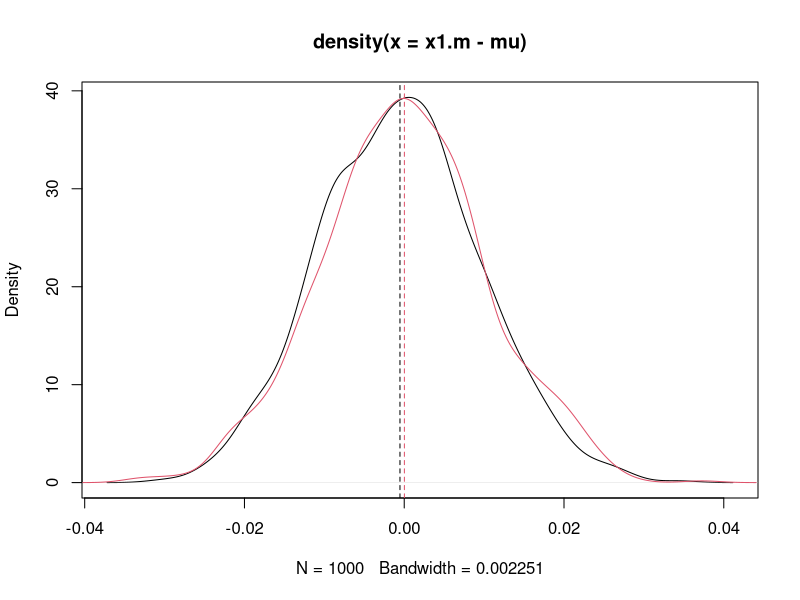
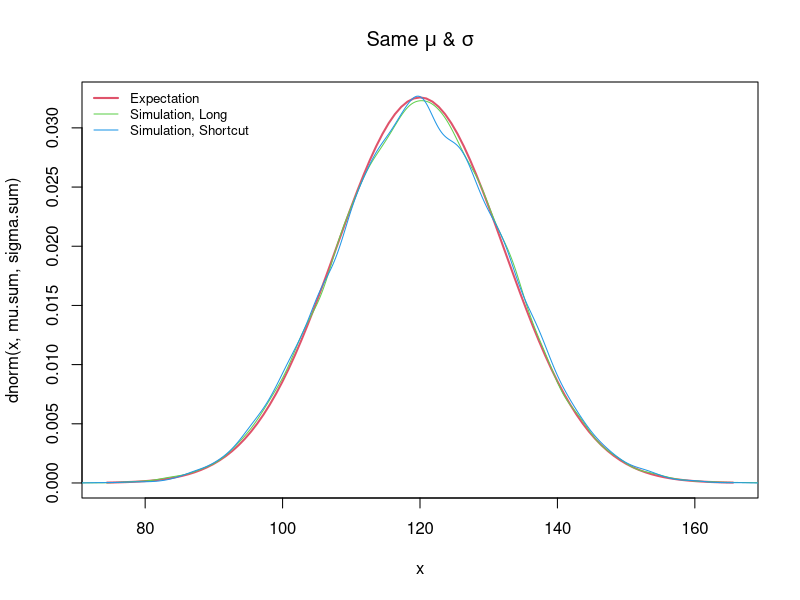
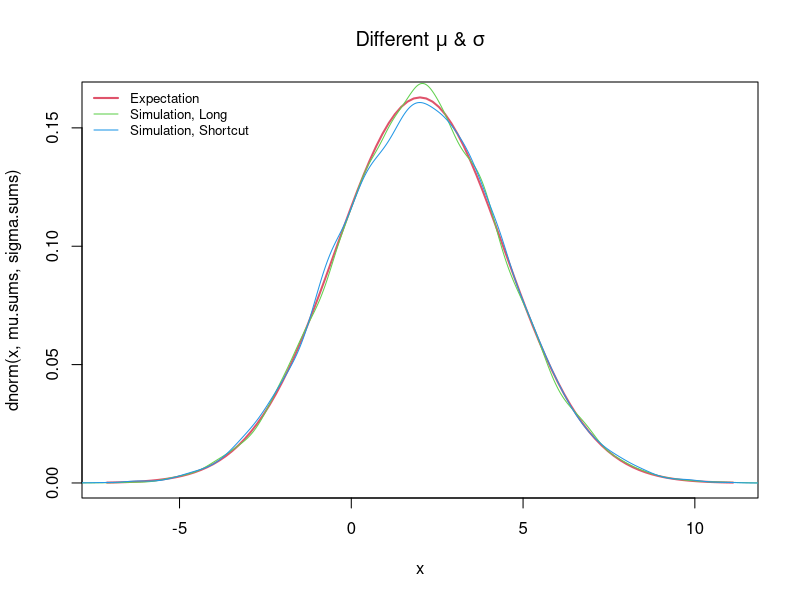

The R source for these figures, in order:
# Random variates generation
# rnorm vs. sample

n <- 10000
nrepl <- 1000

mu <- 0
sigma <- 1

system.time(x1 <- replicate(rnorm(n=n,mu,sigma),n=nrepl))

fac <- 100
system.time({
	xs <- rnorm(n=n*fac, mu, sigma)
	x2 <- replicate(sample(xs,size=n,replace=TRUE), n=nrepl) })

x1.m <- colMeans(x1)
x2.m <- colMeans(x2)

# bias

plot(density(x1.m - mu))
lines(density(x2.m - mu), col=2)
abline(v=mean(x1.m - mu), col=1, lty=2)
abline(v=mean(x2.m - mu), col=2, lty=2)

mean(x1.m - mu)
mean(x2.m - mu)

####
# The additive law of expectation
# http://en.wikipedia.org/wiki/Sum_of_normally_distributed_random_variables
# Error accumulation
# Distribution of sums of random variates
# Take nperobj random variates per obj from a normal distribution
# Replicate this for

mu <- 20
sigma <- 5

nobj <- 20000
nperobj <- 6

# Approach 1, generate nobj * nperobj random variates
erracc <- function(nobj, nperobj, mean, sd) {
  replicate(sum(rnorm(n=nperobj, mean=mean, sd=sd)), n=nobj)
}

system.time(test1 <- erracc(nobj=nobj, nperobj=nperobj, mean=mu, sd=sigma))

# Approach 2 - shortcut. Generate nobj random variates
# So instead of taking nperobj observation, isn't it possible to sample from the expected
# distribution of sums of normally distributed values?
# 40-50 times faster.

mu.sum <- sum(rep(mu,nperobj)) # expected mean of sum
sigma.sum <- sqrt(sum(rep(sigma^2,nperobj))) # expected sd of sum

system.time(test2 <- rnorm(n=nobj, mu.sum, sigma.sum))

xlims <- c(qnorm(0.0001, mu.sum, sigma.sum), qnorm(0.9999, mu.sum, sigma.sum))
curve(dnorm(x, mu.sum, sigma.sum), col=2, xlim=xlims, lwd=2,
      main=expression(paste("Same ", mu, " & ", sigma))) # Expectation
lines(density(test1),col=3) # Simulation, method 1
lines(density(test2), col=4) # Simulation, method 2 (shortcut)
legend("topleft", c("Expectation","Simulation, Long","Simulation, Shortcut"),
       lty=c(1,1,1), lwd=c(2,1,1), col=c(2,3,4), bty="n", cex=0.8)

# if means and sds differ, the same theorem applies:
nperobj <- 3
mus <- c(0,-1,3)
sigmas <- c(1,2,1)

if(length(mus) != length(sigmas) | length(mus) != nperobj) stop("TEST")

mu.sums <- sum(mus)
sigma.sums <- sqrt(sum(sigmas^2))

test3 <- erracc(nobj=nobj, nperobj=nperobj, mean=mus, sd=sigmas)
test4 <- rnorm(n=nobj, mu.sums, sigma.sums)

xlims <- c(qnorm(0.0001, mu.sums, sigma.sums), qnorm(0.9999, mu.sums, sigma.sums))
curve(dnorm(x, mu.sums, sigma.sums), col=2, xlim=xlims, lwd=2,
      main=expression(paste("Different ", mu, " & ", sigma))) # Expectation
lines(density(test3),col=3) # Simulation, method 1
lines(density(test4), col=4) # Simulation, method 2 (shortcut)
legend("topleft", c("Expectation","Simulation, Long","Simulation, Shortcut"),
       lty=c(1,1,1), lwd=c(2,1,1), col=c(2,3,4), bty="n", cex=0.8)
